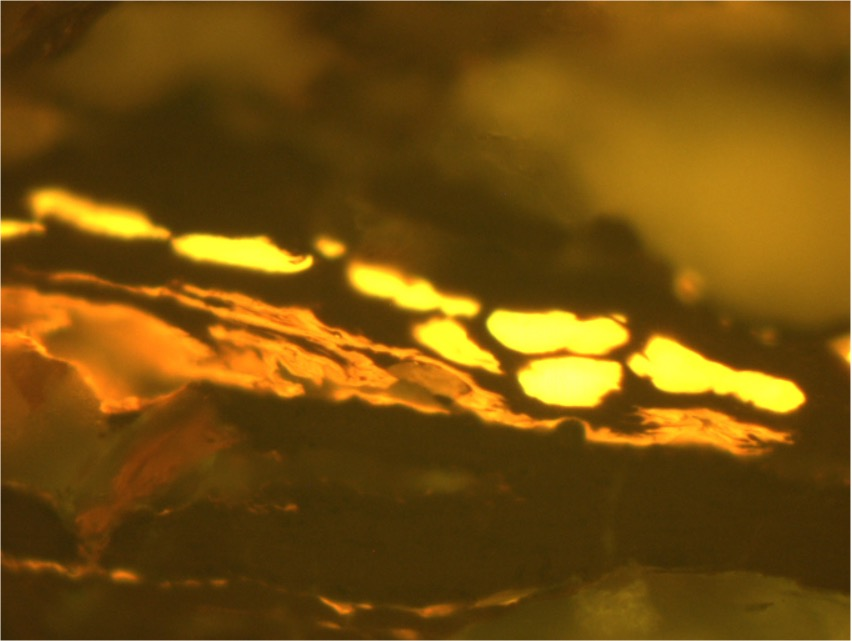
#> input picture images/image1.jpg, 852 x 641 px
$ jupyter execute --allow-errors ara_starter_notebook_v1.ipynb   (shell and % lines are left out)
#> lines starting #> are read from the running program, lines starting #| are printed output that depends on the picture
# **Stranger Sections Challenge**

## TL;DR

**Eager to get working?** This challenge involves unsupervised segmentation of thin section images. There are 1000 unlabeled images in the dataset your job will be to provide a model that can accurately segment the blobs on the thin sections. You are free to explore any and all methods you see fit to effectively segment these images. There are two types of thin section images, plain light and ultraviolet light images. Ultaviolet light images are used to identify brown blobs that fluoresce a yellow or green color. Each image may contain a variety of blobs to segment. We have provided three examples of satisfactory labels in the `Data` discussion below to serve as a guide. Challenger's work will be evaluated by a panel of judges for accuracy of the label masks (70%), effeciency of the code (25%), and notebook organization/interprability (5%). In addition to the best overall model, challengers will be able to win prizes for honorable mentions.

## Background

Scale is one of the more interesting aspects of science.  Biology investigates genomes and entire ecosystems.  Physics spans quantum forces to gravitational waves from the Big Bang.  Understanding all the different scales for a problem helps us better understand our natural world and how it is changing.  For this challenge, we're asking you to investigate the micrometer scale of geosciences by examining thin sections of rocks and identifying their components.

This challenge aims to build a machine-learning solution to a problem often encountered by machine learning researchers; label scarcity. Challengers will recieve 1000 unlabeled thin section images, and will need to provide a model that is able to correctly segment all blobs on each image.

The fun of this challenge is that there is no one correct way to complete this task. Challengers should focus on their strengths to build a model. If you are an expert with unsupervised clustering, maybe you use `sklearn`'s `kmeans` to create segments with clustering. Maybe you want to test out Meta's SAM model, or better yet one of the offshoots like `segmenteverygrain`. Maybe your background is image processing and you spend most of your time building a pipeline to ingest and enhance the images prior to segmentation.

Since this challenge gives you the freedom to explore different paths, we will be awarding several different prizes for different accomplishments. A total prize pool of $25,000 dollars will be awarded. See `Prizes` section for more information about prize distributions. Whatever approach you choose, all we ask that the solution involves machine learning.

## Data

As highlighted above, the dataset consists of 1000 unlabeled thin section images. Some of these images will will be plain light images and others will be UV light. There will be various blobs on on each thin section image that need to be segmented. Below are 3 examples showing how one might segment the images. The examples show the three types of blobs found on the images. As you'll see, there are potentially more segments on the image than what is currently provided.

[cell 1]
import matplotlib.pyplot as plt
import matplotlib.image as mpimg
from matplotlib import rcParams
import numpy as np
import time

### Example 1

[cell 2]
# figure size in inches optional
rcParams['figure.figsize'] = 13 ,10

# read images
img_A = mpimg.imread('images/image1.jpg')
#> img_A is the input picture: shape (641, 852, 3); mean R, G, B 115.1, 78.6, 12.3
img_B = mpimg.imread('images/image1_label.jpg')
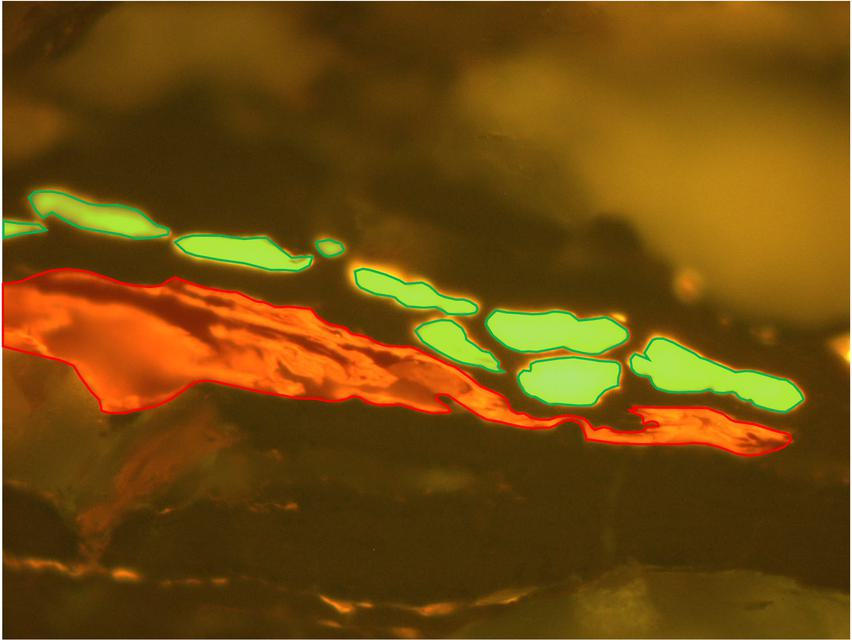
#> input picture images/image1_label.jpg, 852 x 640 px
#> img_B is the input picture: shape (640, 852, 3); mean R, G, B 111.7, 74.9, 13.2

# display images
fig, ax = plt.subplots(1,2)
ax[0].title.set_text('UV Light Sample w/ Fluoresence')
ax[0].imshow(img_A)
ax[0].axis('off')
ax[1].title.set_text('UV Light Sample w/ Fluoresence and 2 Segments')
ax[1].imshow(img_B)
ax[1].axis('off')
plt.savefig('sample1.png')
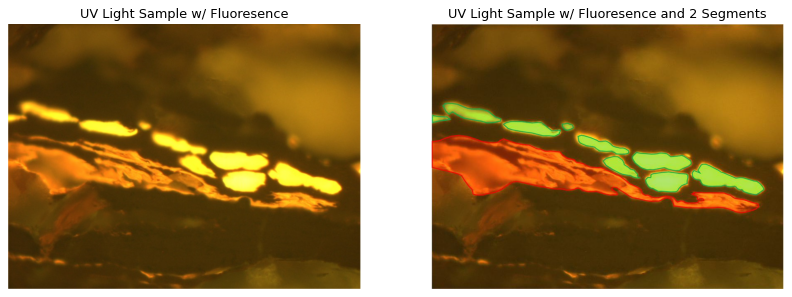
#> figure drawn by matplotlib, 2 panels
plt.show()

### Example 2

[cell 3]
# figure size in inches optional
rcParams['figure.figsize'] = 13 ,10

# read images
img_A = mpimg.imread('images/image2.jpg')
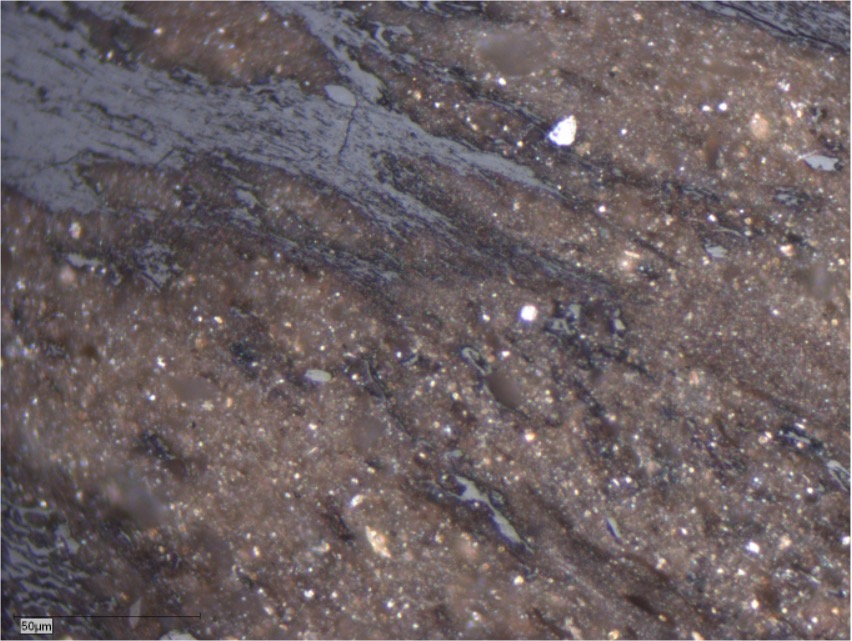
#> input picture images/image2.jpg, 852 x 641 px
#> img_A is the input picture: shape (641, 852, 3); mean R, G, B 106.8, 95.7, 98.4
img_B = mpimg.imread('images/image2_label.jpg')
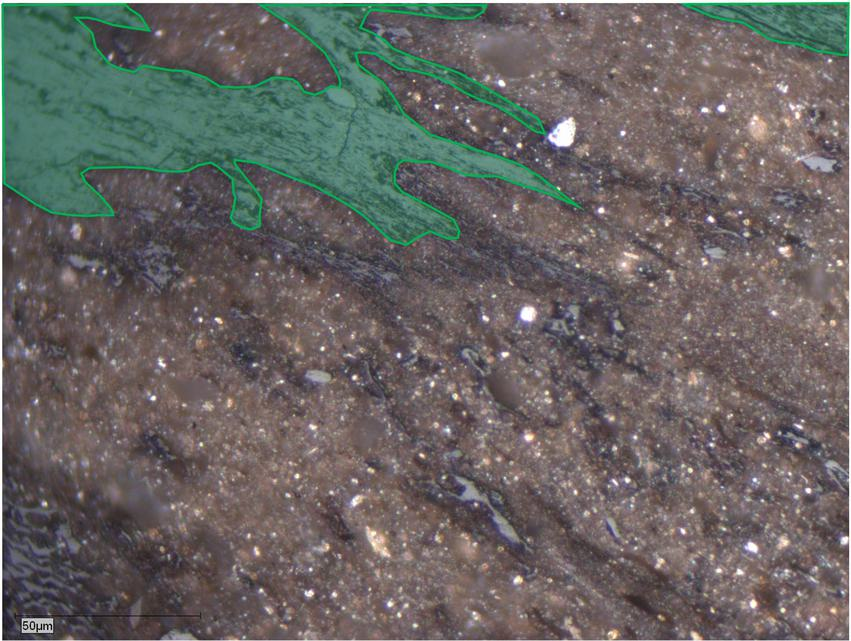
#> input picture images/image2_label.jpg, 851 x 641 px
#> img_B is the input picture: shape (641, 851, 3); mean R, G, B 103.5, 100.4, 98.1

# display images
fig, ax = plt.subplots(1,2)
ax[0].title.set_text('Plain Light Sample')
ax[0].imshow(img_A)
ax[0].axis('off')
ax[1].title.set_text('Plain Light Sample w/ 1 Segment')
ax[1].imshow(img_B)
ax[1].axis('off')
plt.savefig('sample2.png')
plt.show()

### Example 3

[cell 4]
# figure size in inches optional
rcParams['figure.figsize'] = 13 ,10

# read images
img_A = mpimg.imread('images/image3.jpg')
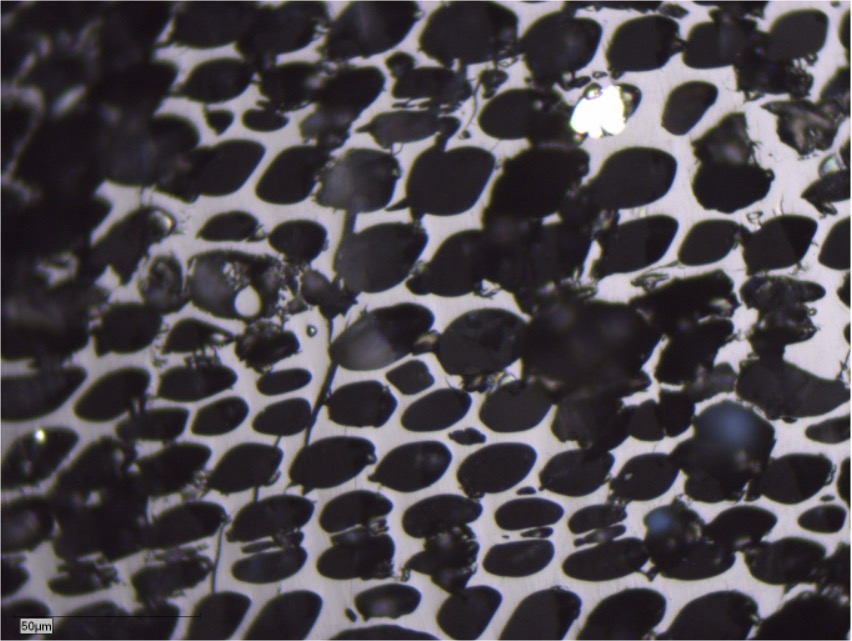
#> input picture images/image3.jpg, 852 x 641 px
#> img_A is the input picture: shape (641, 852, 3); mean R, G, B 76.4, 72, 76.8
img_B = mpimg.imread('images/image3_label.jpg')
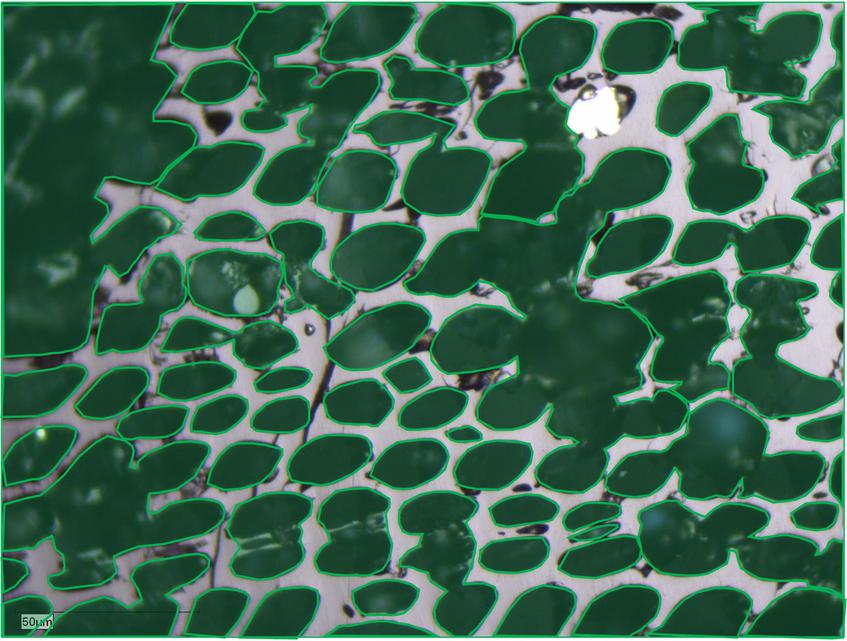
#> input picture images/image3_label.jpg, 847 x 641 px
#> img_B is the input picture: shape (641, 847, 3); mean R, G, B 63.7, 104.2, 84.2

# display images
fig, ax = plt.subplots(1,2)
ax[0].title.set_text('Plain Light Sample')
ax[0].imshow(img_A)
ax[0].axis('off')
ax[1].title.set_text('Plain Light Sample w/ 1 Segment')
ax[1].imshow(img_B)
ax[1].axis('off')
plt.savefig('sample3.png')
plt.show()

## Evaluation

Can you build a model to accurately segment all blobs in a thin section image? This is an unstructured competition where your task is to create a Notebook that best addresses the Evaluation criteria below. Submissions should be submitted on the Stranger Sections challenge page and will be judged by Xeek based on how well they address:

* **Image Segments (70%)**
    * How well are the images segmented?
    * If there are multiple blobs are they broken out into different segments?
    * Is the entire blob segmented?
    * If there are metrics available, did the author provide a way of assessing the performance and accuracy of their solution? - Silhouette Score, ARI, Loss Function
* **Code efficiency (25%)**
    * What is the model runtime? *Note: If a clear winner cannot be determined visually, judges will look at code performance to determine a winner.*
* **Notebook Presentation (5%)**
    * Does the notebook contain data visualizations that help to communicate the author’s main points?
    * Is the code documented in a way that makes it easy to understand and reproduce?
    * Were all external sources of data made public and cited appropriately?

## Code

### Import Packages

[cell 5]
import pandas as pd
import numpy as np
import matplotlib.pyplot as plt
import cv2
from skimage import measure
from skimage.measure import regionprops, regionprops_table
from tensorflow.keras.optimizers.legacy import Adam
from tensorflow.keras.preprocessing.image import load_img
from importlib import reload
import segmenteverygrain as seg
from segment_anything import sam_model_registry, SamAutomaticMaskGenerator, SamPredictor
from tqdm import trange
import urllib.request

### Download model checkpoint

[cell 6]
import urllib.request
urllib.request.urlretrieve('https://dl.fbaipublicfiles.com/segment_anything/sam_vit_h_4b8939.pth', 'sam_vit_h_4b8939.pth')
#> (this line was passed over: the network is not available in this run)
